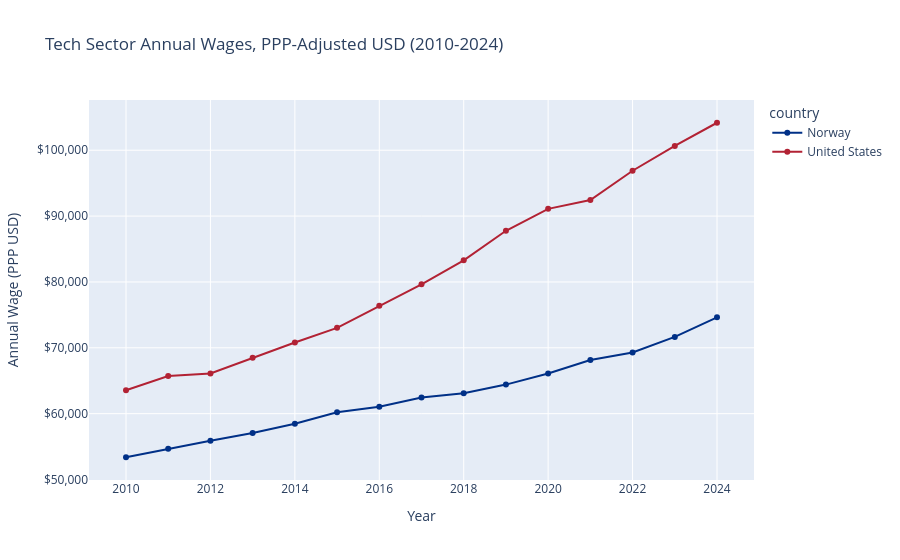

Source (notebook cell):
### Markdown cell above
## 3. Key Finding 2: Tech Wages (PPP-Adjusted)

Are US tech workers paid more or less than Norwegian tech workers once we account
for cost-of-living differences?

We use OECD PPP conversion factors to normalize wages to internationally
comparable 'international dollars.'

### Code cell
tech_wages = wages[wages['industry'] == 'Technology'].copy()

fig = px.line(
    tech_wages,
    x='year', y='wage_annual_usd_ppp', color='country',
    color_discrete_map={'Norway': '#003087', 'United States': '#B22234'},
    markers=True,
    title='Tech Sector Annual Wages, PPP-Adjusted USD (2010-2024)',
    labels={'wage_annual_usd_ppp': 'Annual Wage (PPP USD)', 'year': 'Year'}
)
fig.update_layout(yaxis_tickprefix='$', yaxis_tickformat=',')
fig.show()

# 2023 comparison
wages_2023 = tech_wages[tech_wages['year'] == 2023].set_index('country')['wage_annual_usd_ppp']
print("\n2023 tech wages (PPP-adjusted annual USD):")
print(wages_2023)
if 'United States' in wages_2023.index and 'Norway' in wages_2023.index:
    diff_pct = (wages_2023['United States'] / wages_2023['Norway'] - 1) * 100
    print(f"\nUS tech wages are {diff_pct:.1f}% {'higher' if diff_pct > 0 else 'lower'} than Norway (PPP-adjusted)")

### Figure 1 — Plotly figure (JSON) as saved in the notebook; plotly's stock layout.template omitted (floating-point values rounded to 4 significant figures)
{"data": [{"hovertemplate": "country=Norway<br>Year=%{x}<br>Annual Wage (PPP USD)=%{y}<extra></extra>", "legendgroup": "Norway", "line": {"color": "#003087", "dash": "solid"}, "marker": {"symbol": "circle"}, "mode": "lines+markers", "name": "Norway", "orientation": "v", "showlegend": true, "type": "scatter", "x": [2010, 2011, 2012, 2013, 2014, 2015, 2016, 2017, 2018, 2019, 2020, 2021, 2022, 2023, 2024], "xaxis": "x", "y": [53380.0, 54670.0, 55890.0, 57060.0, 58460.0, 60230.0, 61040.0, 62460.0, 63090.0, 64410.0, 66090.0, 68140.0, 69300.0, 71660.0, 74630.0], "yaxis": "y"}, {"hovertemplate": "country=United States<br>Year=%{x}<br>Annual Wage (PPP USD)=%{y}<extra></extra>", "legendgroup": "United States", "line": {"color": "#B22234", "dash": "solid"}, "marker": {"symbol": "circle"}, "mode": "lines+markers", "name": "United States", "orientation": "v", "showlegend": true, "type": "scatter", "x": [2010, 2011, 2012, 2013, 2014, 2015, 2016, 2017, 2018, 2019, 2020, 2021, 2022, 2023, 2024], "xaxis": "x", "y": [63560.0, 65720.0, 66110.0, 68470.0, 70810.0, 73030.0, 76370.0, 79640.0, 83280.0, 87770.0, 91090.0, 92450.0, 96880.0, 100700.0, 104200.0], "yaxis": "y"}], "layout": {"legend": {"title": {"text": "country"}, "tracegroupgap": 0}, "title": {"text": "Tech Sector Annual Wages, PPP-Adjusted USD (2010-2024)"}, "xaxis": {"anchor": "y", "domain": [0, 1], "title": {"text": "Year"}}, "yaxis": {"anchor": "x", "domain": [0, 1], "tickformat": ",", "tickprefix": "$", "title": {"text": "Annual Wage (PPP USD)"}}}}
